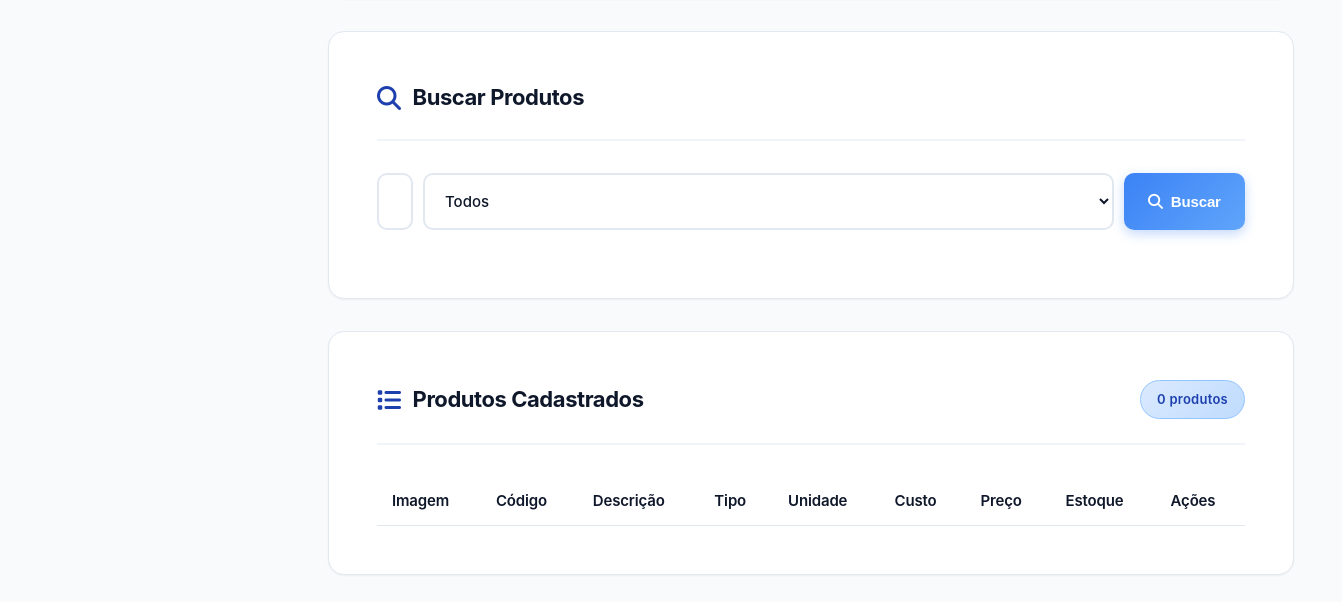
The app's page /views/products/index.php (signed in, lower part), older data.
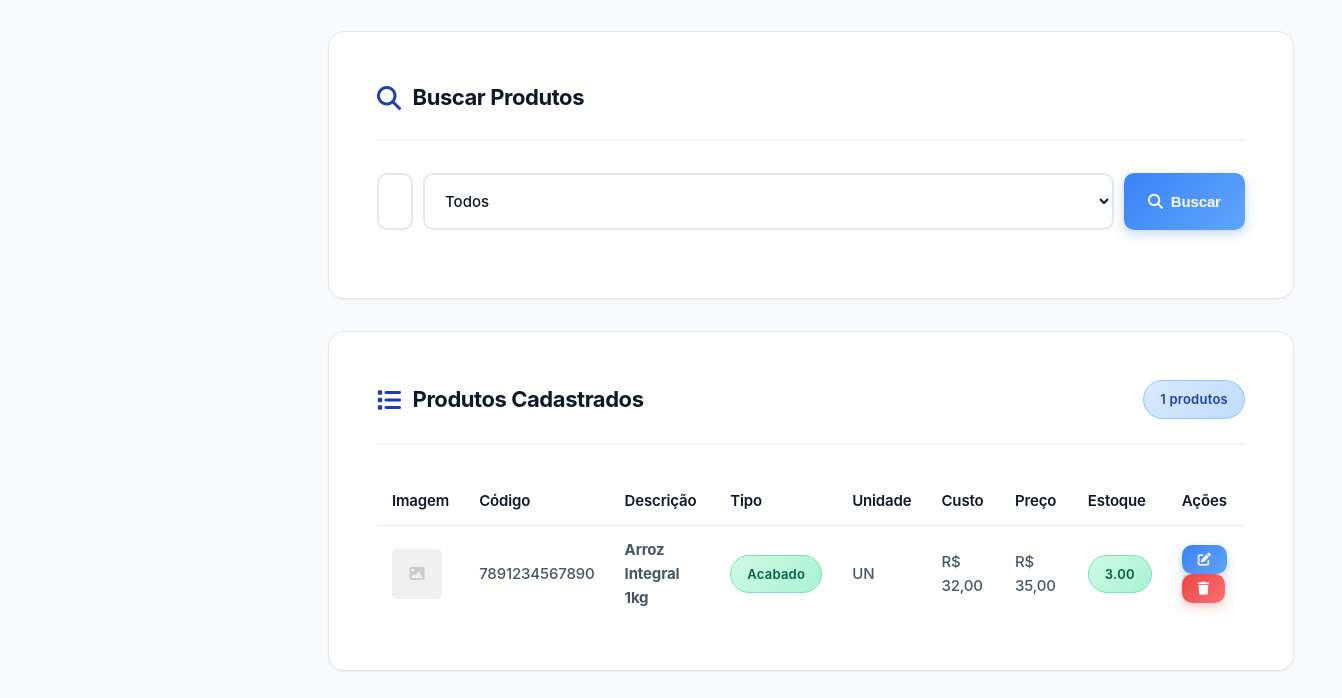
The same page, newer data.
### tables this page shows
CREATE TABLE products (
            id INTEGER PRIMARY KEY AUTOINCREMENT,
            barcode TEXT UNIQUE NOT NULL,
            description TEXT NOT NULL,
            cost REAL NOT NULL,
            price REAL NOT NULL,
            stock REAL DEFAULT 0,
            min_stock REAL DEFAULT 0,
            unit TEXT NOT NULL,
            type TEXT NOT NULL,
            image TEXT,
            created_at DATETIME DEFAULT CURRENT_TIMESTAMP,
            updated_at DATETIME DEFAULT CURRENT_TIMESTAMP
        , category TEXT, brand TEXT, supplier TEXT, max_stock REAL, notes TEXT, status TEXT DEFAULT "active", user_id INTEGER NOT NULL DEFAULT 1);

### config/config.php (called while the page is built, shortened)
<?php
if (!function_exists('formatMoney')) {
    function formatMoney($value) {
        return 'R$ ' . number_format($value, 2, ',', '.');
    }
}
?>

### views/products/index.php (the view, shortened to what this page needs)
<?php
require_once __DIR__ . '/../../config/config.php';
$db = Database::getInstance()->getConnection();
$products = $db->query("SELECT * FROM products ORDER BY created_at DESC")->fetchAll(PDO::FETCH_ASSOC);
?>
<?php include __DIR__ . '/../../components/header.php'; ?>
<div class="main-layout">
    <div class="content-wrapper">
        <main class="main-content">
            <div class="card">
                <div class="card-header">
                    <h3><i class="fas fa-search"></i> Buscar Produtos</h3>
                </div>
                <div class="search-box">
                    <input type="text" id="searchInput" placeholder="Digite para buscar...">
                    <select id="searchType">
                        <option value="all">Todos</option>
                    </select>
                    <button class="btn btn-info" onclick="buscarProdutos()">
                        <i class="fas fa-search"></i> Buscar
                    </button>
                </div>
            </div>
            <div class="card">
                <div class="card-header">
                    <h3><i class="fas fa-list"></i> Produtos Cadastrados</h3>
                    <span class="badge badge-info" id="totalProducts"><?php echo count($products); ?> produtos</span>
                </div>
                <div class="table-responsive">
                    <table class="table">
                        <thead>
                            <tr>
                                <th>Imagem</th>
                                <th>Código</th>
                                <th>Descrição</th>
                                <th>Tipo</th>
                                <th>Unidade</th>
                                <th>Custo</th>
                                <th>Preço</th>
                                <th>Estoque</th>
                                <th>Ações</th>
                            </tr>
                        </thead>
                        <tbody id="productsTableBody">
                            <?php foreach ($products as $product): ?>
                                <tr>
                                    <td>
                                        <?php if ($product['image']): ?>
                                            <img src="<?php echo BASE_URL . $product['image']; ?>" style="width: 50px; height: 50px; object-fit: cover; border-radius: 5px;">
                                        <?php else: ?>
                                            <div style="width: 50px; height: 50px; background: #f0f0f0; border-radius: 5px; display: flex; align-items: center; justify-content: center;">
                                                <i class="fas fa-image" style="color: #ccc;"></i>
                                            </div>
                                        <?php endif; ?>
                                    </td>
                                    <td><?php echo htmlspecialchars($product['barcode']); ?></td>
                                    <td><strong><?php echo htmlspecialchars($product['description']); ?></strong></td>
                                    <td>
                                        <?php
                                        $types = ['finished' => 'Acabado', 'intermediate' => 'Intermediário', 'supply' => 'Insumo'];
                                        $badges = ['finished' => 'success', 'intermediate' => 'info', 'supply' => 'warning'];
                                        ?>
                                        <span class="badge badge-<?php echo $badges[$product['type']]; ?>">
                                            <?php echo $types[$product['type']]; ?>
                                        </span>
                                    </td>
                                    <td><?php echo strtoupper($product['unit']); ?></td>
                                    <td><?php echo formatMoney($product['cost']); ?></td>
                                    <td><?php echo formatMoney($product['price']); ?></td>
                                    <td>
                                        <?php
                                        $stockClass = $product['stock'] <= $product['min_stock'] ? 'badge-danger' : 'badge-success';
                                        ?>
                                        <span class="badge <?php echo $stockClass; ?>">
                                            <?php echo number_format($product['stock'], 2); ?>
                                        </span>
                                    </td>
                                    <td>
                                        <button class="btn btn-info btn-sm" onclick='editarProduto(<?php echo json_encode($product); ?>)' title="Editar">
                                            <i class="fas fa-edit"></i>
                                        </button>
                                        <button class="btn btn-danger btn-sm" onclick="excluirProduto(<?php echo $product['id']; ?>)" title="Excluir">
                                            <i class="fas fa-trash"></i>
                                        </button>
                                    </td>
                                </tr>
                            <?php endforeach; ?>
                        </tbody>
                    </table>
                </div>
            </div>
        </main>
    </div>
</div>
<?php include __DIR__ . '/../../components/footer.php'; ?>

### components/header.php (shortened to what this page needs)
<!DOCTYPE html>
<html lang="pt-br">
<head>
    <link rel="stylesheet" href="https://cdnjs.cloudflare.com/ajax/libs/font-awesome/6.4.0/css/all.min.css">
    <link rel="stylesheet" href="<?php echo BASE_URL; ?>assets/css/style.css">
</head>
<body>

### components/footer.php (shortened to what this page needs)
</body>
</html>

### components/sidebar.php (style rules this page uses)
:root { --sidebar-width: 260px; --sidebar-collapsed-width: 70px; --sidebar-bg: #1e293b; --sidebar-text: #94a3b8; --sidebar-hover: #334155; --sidebar-active: #4f46e5; }

### components/navbar.php (style rules this page uses)
:root { --nav-height: 70px; --nav-bg: #ffffff; --nav-text-main: #1e293b; --nav-text-sub: #64748b; --nav-primary: #4f46e5; --nav-hover: #f1f5f9; --nav-border: #e2e8f0; --sidebar-width: 260px; }

Row changes from the older to the newer data that the page shows:
added products: barcode "7891234567890", description "Arroz Integral 1kg", type "Acabado", unit "UN", cost "R$ 32,00", price "R$ 35,00", stock "3.00"
Text that changed along with them:
count($products): "0" → "1"
